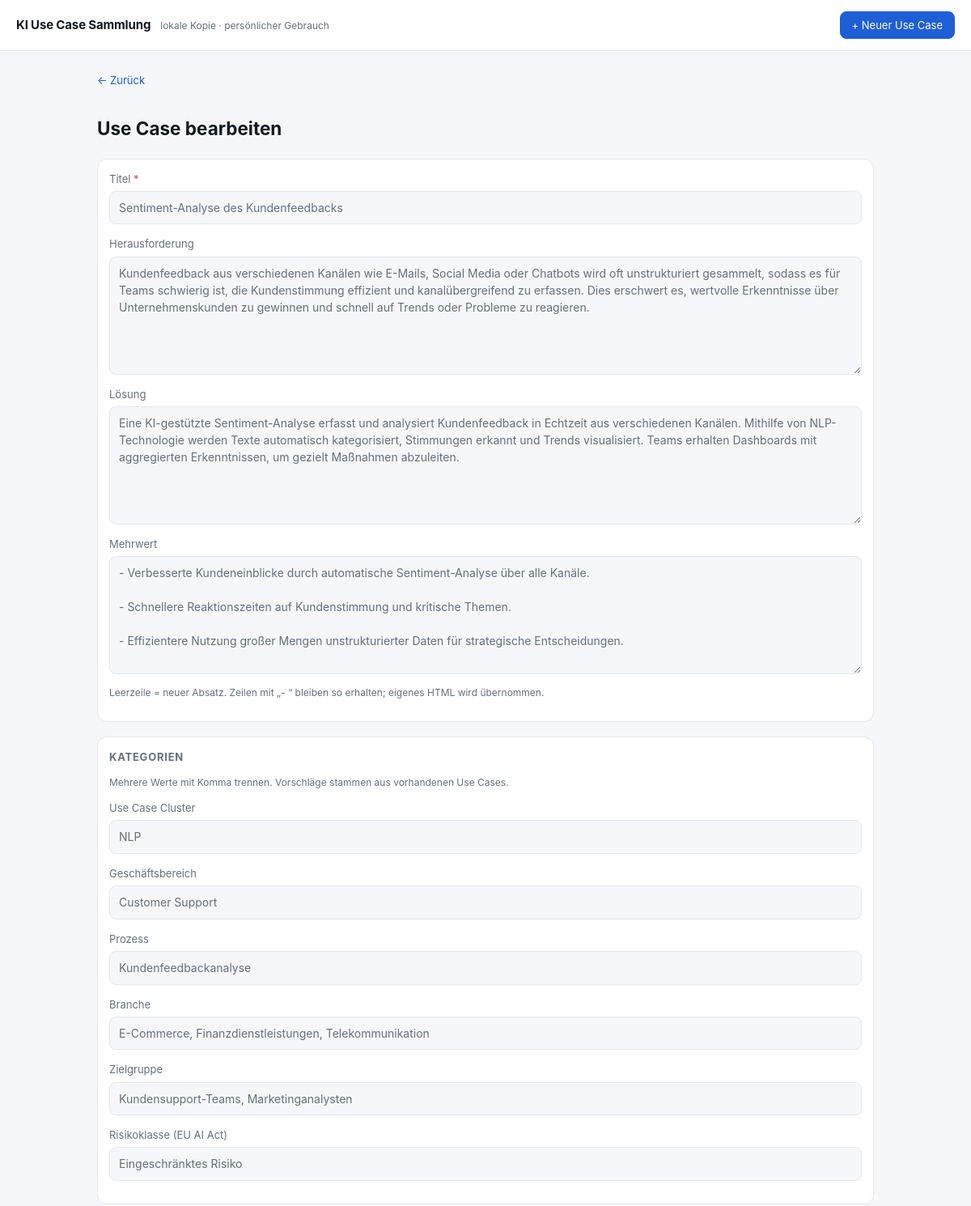
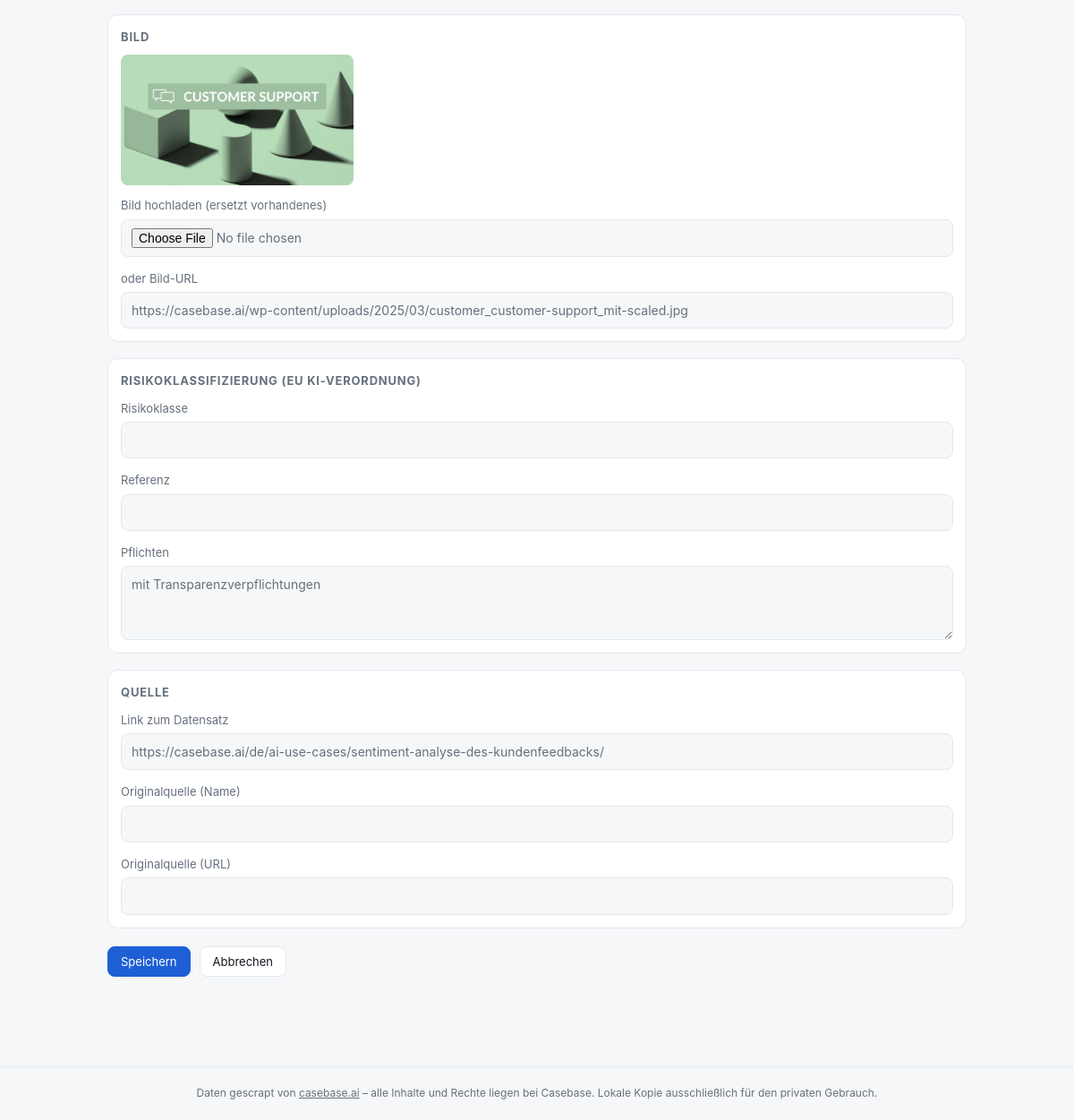
The page /use-case/8427/edit on the database its author committed (2 pictures, top to bottom).
### tables this page shows
CREATE TABLE use_cases (
    post_id       INTEGER PRIMARY KEY,
    lang          TEXT NOT NULL,
    slug          TEXT NOT NULL,
    title         TEXT NOT NULL,
    url           TEXT NOT NULL,
    image_url     TEXT,
    image_file    TEXT,
    challenge     TEXT,
    solution      TEXT,
    benefits      TEXT,          -- HTML
    source_name   TEXT,
    source_url    TEXT,
    risk_class    TEXT,
    risk_reference TEXT,
    risk_obligation TEXT,
    scraped_at    TEXT NOT NULL
);

### app.py (the view, shortened to what this page needs)
@app.route("/use-case/<int:post_id>/edit", methods=["GET", "POST"])
def edit(post_id):
    row = db().execute("SELECT * FROM use_cases WHERE post_id = ?", (post_id,)).fetchone()
    if row is None:
        abort(404)
    if request.method == "GET":
        grouped = OrderedDict((t, []) for t in TAG_LABELS)
        for ttype, name in tags_for([post_id]).get(post_id, []):
            grouped.setdefault(ttype, []).append(name)
        data = dict(row)
        for field in ("challenge", "solution", "benefits"):
            data[field] = from_html(row[field])
        return render_template("form.html", data=data, tags=grouped, tag_labels=TAG_LABELS,
                               suggestions=all_tag_names(), mode="edit", post_id=post_id)

### app.py (called while the page is built)
def db():
    if "db" not in g:
        g.db = sqlite3.connect(DB_PATH)
        g.db.row_factory = sqlite3.Row
    return g.db

def tags_for(post_ids):
    if not post_ids:
        return {}
    marks = ",".join("?" * len(post_ids))
    rows = db().execute(
        f"""SELECT uct.post_id, t.type, t.name FROM use_case_tags uct
            JOIN tags t ON t.id = uct.tag_id
            WHERE uct.post_id IN ({marks})
            ORDER BY t.type, t.name""", list(post_ids)).fetchall()
    out = {}
    for r in rows:
        out.setdefault(r["post_id"], []).append((r["type"], r["name"]))
    return out

def from_html(html):
    text = html or ""
    text = re.sub(r"(?i)<br\s*/?>", "\n", text)
    text = re.sub(r"(?i)</(p|div|h[1-6])>", "\n\n", text)
    text = re.sub(r"(?i)</li>", "\n", text)
    text = re.sub(r"(?i)<li[^>]*>", "- ", text)
    text = re.sub(r"<[^>]+>", "", text)
    text = (text.replace("&nbsp;", " ").replace("&amp;", "&")
                .replace("&lt;", "<").replace("&gt;", ">").replace("&quot;", '"'))
    return re.sub(r"\n{3,}", "\n\n", text).strip()

def all_tag_names():
    out = OrderedDict((t, []) for t in TAG_LABELS)
    for r in db().execute("SELECT type, name FROM tags ORDER BY type, name COLLATE NOCASE"):
        out.setdefault(r["type"], []).append(r["name"])
    return out

### templates/form.html (shortened to what this page needs)
{% extends "base.html" %}
{% block content %}
<article class="detail">
  <a class="back" href="{{ url_for('detail', post_id=post_id) if mode == 'edit' else url_for('index') }}">← Zurück</a>
  <h1>{{ "Neuen Use Case anlegen" if mode == "new" else "Use Case bearbeiten" }}</h1>
  <form class="ucform" method="post" enctype="multipart/form-data"
        action="{{ url_for('edit', post_id=post_id) if mode == 'edit' else url_for('create') }}">
    <section class="box wide">
      <label>Titel <span class="req">*</span>
        <input type="text" name="title" required value="{{ data['title'] if data else '' }}">
      </label>
      <label>Herausforderung
        <textarea name="challenge" rows="6">{{ data['challenge'] if data else '' }}</textarea>
      </label>
      <label>Lösung
        <textarea name="solution" rows="6">{{ data['solution'] if data else '' }}</textarea>
      </label>
      <label>Mehrwert
        <textarea name="benefits" rows="6">{{ data['benefits'] if data else '' }}</textarea>
      </label>
      <p class="muted small">Leerzeile = neuer Absatz. Zeilen mit „- “ bleiben so erhalten; eigenes HTML wird übernommen.</p>
    </section>
    <section class="box wide">
      <h2>Kategorien</h2>
      <p class="muted small">Mehrere Werte mit Komma trennen. Vorschläge stammen aus vorhandenen Use Cases.</p>
      {% for ttype, label in tag_labels.items() %}
      <label>{{ label }}
        <input type="text" name="tag_{{ ttype }}" list="dl-{{ ttype }}"
               value="{{ tags[ttype]|join(', ') }}">
      </label>
      {% endfor %}
    </section>
    <section class="box wide">
      <h2>Bild</h2>
      {% if data and data['image_file'] %}
        <img class="preview" src="{{ url_for('static', filename='img/' ~ data['image_file']) }}" alt="">
      {% endif %}
      <label>Bild hochladen (ersetzt vorhandenes)
        <input type="file" name="image" accept="image/*">
      </label>
      <label>oder Bild-URL
        <input type="url" name="image_url" value="{{ data['image_url'] if data and data['image_url'] else '' }}">
      </label>
    </section>
    <section class="box wide">
      <h2>Risikoklassifizierung (EU KI-Verordnung)</h2>
      <label>Risikoklasse
        <input type="text" name="risk_class" list="dl-risk"
               value="{{ data['risk_class'] if data and data['risk_class'] else '' }}">
      </label>
      <label>Referenz
        <input type="text" name="risk_reference"
               value="{{ data['risk_reference'] if data and data['risk_reference'] else '' }}">
      </label>
      <label>Pflichten
        <textarea name="risk_obligation" rows="3">{{ data['risk_obligation'] if data and data['risk_obligation'] else '' }}</textarea>
      </label>
    </section>
    <section class="box wide">
      <h2>Quelle</h2>
      <label>Link zum Datensatz
        <input type="url" name="url" value="{{ data['url'] if data and data['url'] else '' }}">
      </label>
      <label>Originalquelle (Name)
        <input type="text" name="source_name" value="{{ data['source_name'] if data and data['source_name'] else '' }}">
      </label>
      <label>Originalquelle (URL)
        <input type="url" name="source_url" value="{{ data['source_url'] if data and data['source_url'] else '' }}">
      </label>
    </section>
    <div class="formactions">
      <button class="btn btn--primary" type="submit">Speichern</button>
      <a class="btn" href="{{ url_for('detail', post_id=post_id) if mode == 'edit' else url_for('index') }}">Abbrechen</a>
    </div>
  </form>
</article>
{% endblock %}

### static/style.css (style rules this page uses)
:root { --bg:#f6f7f9; --panel:#fff; --ink:#12181f; --muted:#65707c; --line:#e3e7ec; --accent:#1f5fd6; --radius:12px; }
* { box-sizing:border-box }
body { margin:0;background:var(--bg);color:var(--ink); font:15px/1.55 -apple-system,BlinkMacSystemFont,"Segoe UI",Roboto,Helvetica,Arial,sans-serif }
a { color:inherit }
.detail { max-width:960px;margin:0 auto }
.back { display:inline-block;margin-bottom:14px;color:var(--accent);text-decoration:none;font-size:13px }
.box { background:var(--panel);border:1px solid var(--line);border-radius:var(--radius);padding:14px }
.box h2 { margin:0 0 10px;font-size:13px;text-transform:uppercase;letter-spacing:.06em;color:var(--muted) }
.wide { margin-bottom:18px }
.muted { color:var(--muted) }
.small { font-size:12px }
.btn { display:inline-block;padding:7px 14px;border-radius:8px;border:1px solid var(--line); background:var(--panel);color:var(--text);font-size:13px;text-decoration:none;cursor:pointer; font-family:inherit;line-height:1.4 }
.btn--primary { background:var(--accent);border-color:var(--accent);color:#fff }
.ucform label { display:block;margin-bottom:14px;font-size:13px;color:var(--muted) }
.ucform label:last-child { margin-bottom:0 }
.ucform input[type=text],.ucform input[type=url],.ucform input[type=file],.ucform textarea { display:block;width:100%;margin-top:5px;padding:9px 11px;border:1px solid var(--line); border-radius:8px;background:var(--bg);color:var(--text);font:inherit;font-size:14px; box-sizing:border-box }
.ucform textarea { resize:vertical;line-height:1.5 }
.ucform .req { color:#c94b4b }
.ucform .preview { max-width:260px;border-radius:8px;display:block;margin-bottom:12px }
.formactions { display:flex;gap:10px;align-items:center;margin:20px 0 40px }

### rows shown on the page
use_cases: title "Sentiment-Analyse des Kundenfeedbacks", challenge "Kundenfeedback aus verschiedenen Kanälen wie E-Mails, Social Media oder Chatbots wird oft unstrukturiert gesammelt, sodass es für Teams schwierig ist, die Kundenstimmung effizient und kanalübergreifend zu erfassen. Dies erschwert es, wertvolle Erkenntnisse über Unternehmenskunden zu gewinnen und schnell auf Trends oder Probleme zu reagieren.", solution "Eine KI-gestützte Sentiment-Analyse erfasst und analysiert Kundenfeedback in Echtzeit aus verschiedenen Kanälen. Mithilfe von NLP-Technologie werden Texte automatisch kategorisiert, Stimmungen erkannt und Trends visualisiert. Teams erhalten Dashboards mit aggregierten Erkenntnissen, um gezielt Maßnahmen abzuleiten.", benefits "- Verbesserte Kundeneinblicke durch automatische Sentiment-Analyse über alle Kanäle. - Schnellere Reaktionszeiten auf Kundenstimmung und kritische Themen. - Effizientere Nutzung großer Mengen unstrukturierter Daten für strategische Entscheidungen.", image_file (picture), image_url "https://casebase.ai/wp-content/uploads/2025/03/customer_customer-support_mit-scaled.jpg", risk_obligation "mit Transparenzverpflichtungen", url "https://casebase.ai/de/ai-use-cases/sentiment-analyse-des-kundenfeedbacks/"

### other values the page prints
{{ "Neuen Use Case anlegen" if mode == "new" else "Use Case bearbeiten" }} "Use Case bearbeiten"
{{ label }} "Use Case Cluster" "Geschäftsbereich" "Prozess" "Branche" "Zielgruppe" "Risikoklasse (EU AI Act)"
